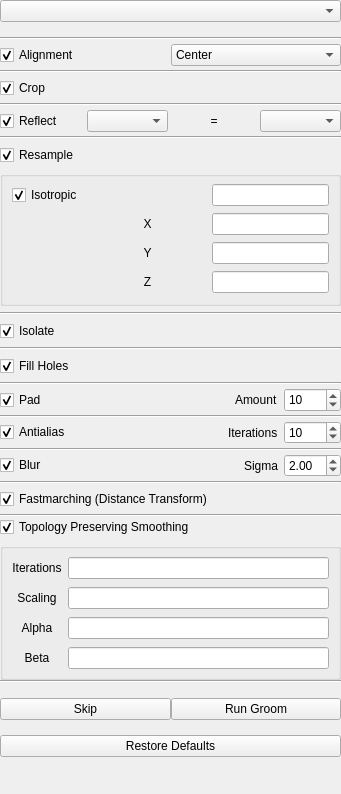
<?xml version="1.0" encoding="UTF-8"?>
<ui version="4.0">
 <class>GroomTool</class>
 <widget class="QWidget" name="GroomTool">
  <property name="geometry">
   <rect>
    <x>0</x>
    <y>0</y>
    <width>341</width>
    <height>794</height>
   </rect>
  </property>
  <property name="windowTitle">
   <string>Form</string>
  </property>
  <property name="styleSheet">
   <string notr="true">
/*
QWidget{
background: rgb(255, 255, 127)
}
*/
</string>
  </property>
  <layout class="QVBoxLayout" name="verticalLayout">
   <property name="spacing">
    <number>15</number>
   </property>
   <property name="leftMargin">
    <number>0</number>
   </property>
   <property name="topMargin">
    <number>0</number>
   </property>
   <property name="rightMargin">
    <number>0</number>
   </property>
   <property name="bottomMargin">
    <number>0</number>
   </property>
   <item>
    <widget class="QComboBox" name="domain_box"/>
   </item>
   <item>
    <widget class="QStackedWidget" name="stacked_widget">
     <property name="currentIndex">
      <number>0</number>
     </property>
     <widget class="QWidget" name="image_page">
      <layout class="QGridLayout" name="gridLayout">
       <property name="leftMargin">
        <number>0</number>
       </property>
       <property name="topMargin">
        <number>0</number>
       </property>
       <property name="rightMargin">
        <number>0</number>
       </property>
       <property name="bottomMargin">
        <number>0</number>
       </property>
       <property name="spacing">
        <number>0</number>
       </property>
       <item row="0" column="0">
        <layout class="QVBoxLayout" name="verticalLayout_2">
         <property name="spacing">
          <number>0</number>
         </property>
         <property name="topMargin">
          <number>0</number>
         </property>
         <property name="bottomMargin">
          <number>0</number>
         </property>
         <item>
          <widget class="Line" name="line_8">
           <property name="orientation">
            <enum>Qt::Horizontal</enum>
           </property>
          </widget>
         </item>
         <item>
          <widget class="QWidget" name="alignment_widget" native="true">
           <property name="minimumSize">
            <size>
             <width>0</width>
             <height>30</height>
            </size>
           </property>
           <layout class="QGridLayout" name="gridLayout_8">
            <property name="leftMargin">
             <number>0</number>
            </property>
            <property name="topMargin">
             <number>0</number>
            </property>
            <property name="rightMargin">
             <number>0</number>
            </property>
            <property name="bottomMargin">
             <number>0</number>
            </property>
            <property name="spacing">
             <number>0</number>
            </property>
            <item row="0" column="1">
             <widget class="QComboBox" name="alignment_box">
              <item>
               <property name="text">
                <string>Center</string>
               </property>
              </item>
              <item>
               <property name="text">
                <string>Iterative Closest Point</string>
               </property>
              </item>
             </widget>
            </item>
            <item row="0" column="0">
             <widget class="QCheckBox" name="alignment_image_checkbox">
              <property name="text">
               <string>Alignment</string>
              </property>
              <property name="checked">
               <bool>true</bool>
              </property>
             </widget>
            </item>
           </layout>
          </widget>
         </item>
         <item>
          <widget class="Line" name="line_6">
           <property name="orientation">
            <enum>Qt::Horizontal</enum>
           </property>
          </widget>
         </item>
         <item>
          <widget class="QWidget" name="crop_widget" native="true">
           <property name="minimumSize">
            <size>
             <width>0</width>
             <height>30</height>
            </size>
           </property>
           <layout class="QGridLayout" name="gridLayout_18">
            <property name="leftMargin">
             <number>0</number>
            </property>
            <property name="topMargin">
             <number>0</number>
            </property>
            <property name="rightMargin">
             <number>0</number>
            </property>
            <property name="bottomMargin">
             <number>0</number>
            </property>
            <item row="0" column="0">
             <widget class="QCheckBox" name="crop_checkbox">
              <property name="text">
               <string>Crop</string>
              </property>
              <property name="checked">
               <bool>true</bool>
              </property>
             </widget>
            </item>
           </layout>
          </widget>
         </item>
         <item>
          <widget class="Line" name="line_14">
           <property name="orientation">
            <enum>Qt::Horizontal</enum>
           </property>
          </widget>
         </item>
         <item>
          <widget class="QWidget" name="reflect_widget" native="true">
           <property name="minimumSize">
            <size>
             <width>0</width>
             <height>30</height>
            </size>
           </property>
           <layout class="QGridLayout" name="gridLayout_20">
            <property name="leftMargin">
             <number>0</number>
            </property>
            <property name="topMargin">
             <number>0</number>
            </property>
            <property name="rightMargin">
             <number>0</number>
            </property>
            <property name="bottomMargin">
             <number>0</number>
            </property>
            <item row="0" column="1">
             <widget class="QComboBox" name="reflect_column"/>
            </item>
            <item row="0" column="0">
             <widget class="QCheckBox" name="reflect_checkbox">
              <property name="text">
               <string>Reflect</string>
              </property>
              <property name="checked">
               <bool>true</bool>
              </property>
             </widget>
            </item>
            <item row="0" column="2">
             <widget class="QLabel" name="reflect_equal">
              <property name="text">
               <string>=</string>
              </property>
              <property name="alignment">
               <set>Qt::AlignCenter</set>
              </property>
             </widget>
            </item>
            <item row="0" column="3">
             <widget class="QComboBox" name="reflect_choice"/>
            </item>
           </layout>
          </widget>
         </item>
         <item>
          <widget class="Line" name="line_16">
           <property name="orientation">
            <enum>Qt::Horizontal</enum>
           </property>
          </widget>
         </item>
         <item>
          <widget class="QWidget" name="resample_widget" native="true">
           <property name="sizePolicy">
            <sizepolicy hsizetype="Preferred" vsizetype="Preferred">
             <horstretch>0</horstretch>
             <verstretch>0</verstretch>
            </sizepolicy>
           </property>
           <layout class="QVBoxLayout" name="verticalLayout_3">
            <property name="spacing">
             <number>6</number>
            </property>
            <property name="leftMargin">
             <number>0</number>
            </property>
            <property name="topMargin">
             <number>6</number>
            </property>
            <property name="rightMargin">
             <number>0</number>
            </property>
            <property name="bottomMargin">
             <number>6</number>
            </property>
            <item>
             <widget class="QCheckBox" name="resample_checkbox">
              <property name="text">
               <string>Resample</string>
              </property>
              <property name="checked">
               <bool>true</bool>
              </property>
             </widget>
            </item>
            <item>
             <widget class="QGroupBox" name="resample_box">
              <property name="minimumSize">
               <size>
                <width>0</width>
                <height>135</height>
               </size>
              </property>
              <property name="font">
               <font>
                <weight>50</weight>
                <bold>false</bold>
               </font>
              </property>
              <property name="title">
               <string/>
              </property>
              <property name="checkable">
               <bool>false</bool>
              </property>
              <layout class="QGridLayout" name="gridLayout_19">
               <property name="topMargin">
                <number>6</number>
               </property>
               <property name="bottomMargin">
                <number>6</number>
               </property>
               <item row="0" column="2">
                <widget class="QLineEdit" name="spacing_iso">
                 <property name="alignment">
                  <set>Qt::AlignCenter</set>
                 </property>
                </widget>
               </item>
               <item row="0" column="0">
                <widget class="QCheckBox" name="isotropic_checkbox">
                 <property name="text">
                  <string>Isotropic</string>
                 </property>
                 <property name="checked">
                  <bool>true</bool>
                 </property>
                </widget>
               </item>
               <item row="2" column="2">
                <widget class="QLineEdit" name="spacing_y">
                 <property name="alignment">
                  <set>Qt::AlignCenter</set>
                 </property>
                </widget>
               </item>
               <item row="1" column="2">
                <widget class="QLineEdit" name="spacing_x">
                 <property name="alignment">
                  <set>Qt::AlignCenter</set>
                 </property>
                </widget>
               </item>
               <item row="3" column="2">
                <widget class="QLineEdit" name="spacing_z">
                 <property name="alignment">
                  <set>Qt::AlignCenter</set>
                 </property>
                </widget>
               </item>
               <item row="0" column="1">
                <spacer name="horizontalSpacer">
                 <property name="orientation">
                  <enum>Qt::Horizontal</enum>
                 </property>
                 <property name="sizeHint" stdset="0">
                  <size>
                   <width>40</width>
                   <height>20</height>
                  </size>
                 </property>
                </spacer>
               </item>
               <item row="1" column="1">
                <widget class="QLabel" name="spacing_label_x">
                 <property name="enabled">
                  <bool>true</bool>
                 </property>
                 <property name="text">
                  <string>X</string>
                 </property>
                 <property name="alignment">
                  <set>Qt::AlignCenter</set>
                 </property>
                </widget>
               </item>
               <item row="2" column="1">
                <widget class="QLabel" name="spacing_label_y">
                 <property name="enabled">
                  <bool>true</bool>
                 </property>
                 <property name="text">
                  <string>Y</string>
                 </property>
                 <property name="alignment">
                  <set>Qt::AlignCenter</set>
                 </property>
                </widget>
               </item>
               <item row="3" column="1">
                <widget class="QLabel" name="spacing_label_z">
                 <property name="enabled">
                  <bool>true</bool>
                 </property>
                 <property name="text">
                  <string>Z</string>
                 </property>
                 <property name="alignment">
                  <set>Qt::AlignCenter</set>
                 </property>
                </widget>
               </item>
              </layout>
             </widget>
            </item>
           </layout>
          </widget>
         </item>
         <item>
          <widget class="Line" name="line_15">
           <property name="orientation">
            <enum>Qt::Horizontal</enum>
           </property>
          </widget>
         </item>
         <item>
          <widget class="QWidget" name="isolate_widget" native="true">
           <layout class="QGridLayout" name="gridLayout_13">
            <property name="leftMargin">
             <number>0</number>
            </property>
            <property name="topMargin">
             <number>6</number>
            </property>
            <property name="rightMargin">
             <number>0</number>
            </property>
            <property name="bottomMargin">
             <number>6</number>
            </property>
            <property name="spacing">
             <number>0</number>
            </property>
            <item row="2" column="0">
             <widget class="QCheckBox" name="isolate_checkbox">
              <property name="sizePolicy">
               <sizepolicy hsizetype="Minimum" vsizetype="Preferred">
                <horstretch>0</horstretch>
                <verstretch>0</verstretch>
               </sizepolicy>
              </property>
              <property name="text">
               <string>Isolate</string>
              </property>
              <property name="checked">
               <bool>true</bool>
              </property>
             </widget>
            </item>
           </layout>
          </widget>
         </item>
         <item>
          <widget class="Line" name="line_5">
           <property name="orientation">
            <enum>Qt::Horizontal</enum>
           </property>
          </widget>
         </item>
         <item>
          <widget class="QWidget" name="fill_holes_widget" native="true">
           <layout class="QGridLayout" name="gridLayout_12" rowstretch="0,0,0,0,0" rowminimumheight="0,0,0,0,0">
            <property name="leftMargin">
             <number>0</number>
            </property>
            <property name="topMargin">
             <number>6</number>
            </property>
            <property name="rightMargin">
             <number>0</number>
            </property>
            <property name="bottomMargin">
             <number>6</number>
            </property>
            <property name="spacing">
             <number>0</number>
            </property>
            <item row="4" column="0">
             <widget class="QCheckBox" name="fill_holes_checkbox">
              <property name="sizePolicy">
               <sizepolicy hsizetype="Minimum" vsizetype="Preferred">
                <horstretch>0</horstretch>
                <verstretch>0</verstretch>
               </sizepolicy>
              </property>
              <property name="text">
               <string>Fill Holes</string>
              </property>
              <property name="checked">
               <bool>true</bool>
              </property>
             </widget>
            </item>
           </layout>
          </widget>
         </item>
         <item>
          <widget class="Line" name="line">
           <property name="orientation">
            <enum>Qt::Horizontal</enum>
           </property>
          </widget>
         </item>
         <item>
          <widget class="QWidget" name="pad_widget" native="true">
           <property name="sizePolicy">
            <sizepolicy hsizetype="Preferred" vsizetype="Fixed">
             <horstretch>0</horstretch>
             <verstretch>0</verstretch>
            </sizepolicy>
           </property>
           <property name="minimumSize">
            <size>
             <width>0</width>
             <height>30</height>
            </size>
           </property>
           <layout class="QGridLayout" name="gridLayout_7">
            <property name="leftMargin">
             <number>0</number>
            </property>
            <property name="topMargin">
             <number>0</number>
            </property>
            <property name="rightMargin">
             <number>0</number>
            </property>
            <property name="bottomMargin">
             <number>0</number>
            </property>
            <property name="spacing">
             <number>6</number>
            </property>
            <item row="0" column="3">
             <widget class="QLabel" name="pad_amount_label">
              <property name="enabled">
               <bool>true</bool>
              </property>
              <property name="text">
               <string>Amount</string>
              </property>
             </widget>
            </item>
            <item row="0" column="5">
             <widget class="QSpinBox" name="padding_amount">
              <property name="minimumSize">
               <size>
                <width>57</width>
                <height>24</height>
               </size>
              </property>
              <property name="maximum">
               <number>500</number>
              </property>
              <property name="value">
               <number>10</number>
              </property>
             </widget>
            </item>
            <item row="0" column="0">
             <widget class="QCheckBox" name="autopad_checkbox">
              <property name="text">
               <string>Pad</string>
              </property>
              <property name="checked">
               <bool>true</bool>
              </property>
             </widget>
            </item>
            <item row="0" column="1">
             <spacer name="horizontalSpacer_3">
              <property name="orientation">
               <enum>Qt::Horizontal</enum>
              </property>
              <property name="sizeHint" stdset="0">
               <size>
                <width>165</width>
                <height>20</height>
               </size>
              </property>
             </spacer>
            </item>
           </layout>
          </widget>
         </item>
         <item>
          <widget class="Line" name="line_2">
           <property name="orientation">
            <enum>Qt::Horizontal</enum>
           </property>
          </widget>
         </item>
         <item>
          <widget class="QWidget" name="antialias_widget" native="true">
           <property name="minimumSize">
            <size>
             <width>0</width>
             <height>30</height>
            </size>
           </property>
           <layout class="QGridLayout" name="gridLayout_9">
            <property name="leftMargin">
             <number>0</number>
            </property>
            <property name="topMargin">
             <number>0</number>
            </property>
            <property name="rightMargin">
             <number>0</number>
            </property>
            <property name="bottomMargin">
             <number>0</number>
            </property>
            <item row="0" column="3">
             <widget class="QSpinBox" name="antialias_iterations">
              <property name="minimumSize">
               <size>
                <width>57</width>
                <height>0</height>
               </size>
              </property>
              <property name="maximum">
               <number>5000</number>
              </property>
              <property name="value">
               <number>10</number>
              </property>
             </widget>
            </item>
            <item row="0" column="1">
             <spacer name="horizontalSpacer_6">
              <property name="orientation">
               <enum>Qt::Horizontal</enum>
              </property>
              <property name="sizeHint" stdset="0">
               <size>
                <width>111</width>
                <height>20</height>
               </size>
              </property>
             </spacer>
            </item>
            <item row="0" column="0">
             <widget class="QCheckBox" name="antialias_checkbox">
              <property name="text">
               <string>Antialias</string>
              </property>
              <property name="checked">
               <bool>true</bool>
              </property>
             </widget>
            </item>
            <item row="0" column="2">
             <widget class="QLabel" name="antialias_iterations_label">
              <property name="text">
               <string>Iterations</string>
              </property>
             </widget>
            </item>
           </layout>
          </widget>
         </item>
         <item>
          <widget class="Line" name="line_3">
           <property name="orientation">
            <enum>Qt::Horizontal</enum>
           </property>
          </widget>
         </item>
         <item>
          <widget class="QWidget" name="blur_widget" native="true">
           <property name="minimumSize">
            <size>
             <width>0</width>
             <height>30</height>
            </size>
           </property>
           <layout class="QGridLayout" name="gridLayout_11">
            <property name="leftMargin">
             <number>0</number>
            </property>
            <property name="topMargin">
             <number>0</number>
            </property>
            <property name="rightMargin">
             <number>0</number>
            </property>
            <property name="bottomMargin">
             <number>0</number>
            </property>
            <item row="0" column="2">
             <widget class="QLabel" name="blur_sigma_label">
              <property name="text">
               <string>Sigma</string>
              </property>
             </widget>
            </item>
            <item row="0" column="1">
             <spacer name="horizontalSpacer_8">
              <property name="orientation">
               <enum>Qt::Horizontal</enum>
              </property>
              <property name="sizeHint" stdset="0">
               <size>
                <width>111</width>
                <height>20</height>
               </size>
              </property>
             </spacer>
            </item>
            <item row="0" column="0">
             <widget class="QCheckBox" name="blur_checkbox">
              <property name="text">
               <string>Blur</string>
              </property>
              <property name="checked">
               <bool>true</bool>
              </property>
             </widget>
            </item>
            <item row="0" column="3">
             <widget class="QDoubleSpinBox" name="blur_sigma">
              <property name="minimumSize">
               <size>
                <width>57</width>
                <height>0</height>
               </size>
              </property>
              <property name="value">
               <double>2.000000000000000</double>
              </property>
             </widget>
            </item>
           </layout>
          </widget>
         </item>
         <item>
          <widget class="Line" name="line_4">
           <property name="orientation">
            <enum>Qt::Horizontal</enum>
           </property>
          </widget>
         </item>
         <item>
          <widget class="QWidget" name="fastmarching_widget" native="true">
           <property name="minimumSize">
            <size>
             <width>0</width>
             <height>30</height>
            </size>
           </property>
           <layout class="QGridLayout" name="gridLayout_14">
            <property name="leftMargin">
             <number>0</number>
            </property>
            <property name="topMargin">
             <number>0</number>
            </property>
            <property name="rightMargin">
             <number>0</number>
            </property>
            <property name="bottomMargin">
             <number>0</number>
            </property>
            <item row="0" column="0">
             <widget class="QCheckBox" name="fastmarching_checkbox">
              <property name="minimumSize">
               <size>
                <width>0</width>
                <height>24</height>
               </size>
              </property>
              <property name="text">
               <string>Fastmarching (Distance Transform)</string>
              </property>
              <property name="checked">
               <bool>true</bool>
              </property>
             </widget>
            </item>
           </layout>
          </widget>
         </item>
         <item>
          <widget class="Line" name="line_27">
           <property name="orientation">
            <enum>Qt::Horizontal</enum>
           </property>
          </widget>
         </item>
         <item>
          <widget class="QWidget" name="tp_widget" native="true">
           <property name="minimumSize">
            <size>
             <width>0</width>
             <height>163</height>
            </size>
           </property>
           <layout class="QGridLayout" name="gridLayout_21">
            <property name="leftMargin">
             <number>0</number>
            </property>
            <property name="topMargin">
             <number>0</number>
            </property>
            <property name="rightMargin">
             <number>0</number>
            </property>
            <property name="bottomMargin">
             <number>0</number>
            </property>
            <item row="1" column="0" rowspan="2" colspan="6">
             <widget class="QGroupBox" name="tp_box">
              <property name="minimumSize">
               <size>
                <width>0</width>
                <height>135</height>
               </size>
              </property>
              <property name="font">
               <font>
                <weight>50</weight>
                <bold>false</bold>
               </font>
              </property>
              <property name="title">
               <string/>
              </property>
              <property name="checkable">
               <bool>false</bool>
              </property>
              <layout class="QGridLayout" name="gridLayout_22">
               <property name="topMargin">
                <number>6</number>
               </property>
               <property name="bottomMargin">
                <number>6</number>
               </property>
               <item row="1" column="1">
                <widget class="QLineEdit" name="tp_scaling">
                 <property name="alignment">
                  <set>Qt::AlignCenter</set>
                 </property>
                </widget>
               </item>
               <item row="3" column="0">
                <widget class="QLabel" name="tp_beta_label">
                 <property name="enabled">
                  <bool>true</bool>
                 </property>
                 <property name="text">
                  <string>Beta</string>
                 </property>
                 <property name="alignment">
                  <set>Qt::AlignCenter</set>
                 </property>
                </widget>
               </item>
               <item row="3" column="1">
                <widget class="QLineEdit" name="tp_beta">
                 <property name="alignment">
                  <set>Qt::AlignCenter</set>
                 </property>
                </widget>
               </item>
               <item row="1" column="0">
                <widget class="QLabel" name="tp_scaling_label">
                 <property name="enabled">
                  <bool>true</bool>
                 </property>
                 <property name="text">
                  <string>Scaling</string>
                 </property>
                 <property name="alignment">
                  <set>Qt::AlignCenter</set>
                 </property>
                </widget>
               </item>
               <item row="0" column="1">
                <widget class="QLineEdit" name="tp_iterations">
                 <property name="alignment">
                  <set>Qt::AlignCenter</set>
                 </property>
                </widget>
               </item>
               <item row="2" column="1">
                <widget class="QLineEdit" name="tp_alpha">
                 <property name="alignment">
                  <set>Qt::AlignCenter</set>
                 </property>
                </widget>
               </item>
               <item row="2" column="0">
                <widget class="QLabel" name="tp_alpha_label">
                 <property name="enabled">
                  <bool>true</bool>
                 </property>
                 <property name="text">
                  <string>Alpha</string>
                 </property>
                 <property name="alignment">
                  <set>Qt::AlignCenter</set>
                 </property>
                </widget>
               </item>
               <item row="0" column="0">
                <widget class="QLabel" name="tp_label_iterations">
                 <property name="enabled">
                  <bool>true</bool>
                 </property>
                 <property name="text">
                  <string>Iterations</string>
                 </property>
                 <property name="alignment">
                  <set>Qt::AlignCenter</set>
                 </property>
                </widget>
               </item>
              </layout>
             </widget>
            </item>
            <item row="0" column="0">
             <widget class="QCheckBox" name="tp_checkbox">
              <property name="text">
               <string>Topology Preserving Smoothing</string>
              </property>
              <property name="checked">
               <bool>true</bool>
              </property>
             </widget>
            </item>
           </layout>
          </widget>
         </item>
         <item>
          <widget class="Line" name="line_7">
           <property name="orientation">
            <enum>Qt::Horizontal</enum>
           </property>
          </widget>
         </item>
        </layout>
       </item>
      </layout>
     </widget>
     <widget class="QWidget" name="mesh_page">
      <layout class="QGridLayout" name="gridLayout_2">
       <property name="leftMargin">
        <number>0</number>
       </property>
       <property name="topMargin">
        <number>0</number>
       </property>
       <property name="rightMargin">
        <number>0</number>
       </property>
       <property name="bottomMargin">
        <number>0</number>
       </property>
       <property name="horizontalSpacing">
        <number>0</number>
       </property>
       <property name="verticalSpacing">
        <number>3</number>
       </property>
       <item row="5" column="0">
        <widget class="QWidget" name="smooth_mesh_widget" native="true">
         <layout class="QGridLayout" name="gridLayout_10">
          <property name="leftMargin">
           <number>0</number>
          </property>
          <property name="topMargin">
           <number>0</number>
          </property>
          <property name="rightMargin">
           <number>0</number>
          </property>
          <property name="bottomMargin">
           <number>3</number>
          </property>
          <property name="spacing">
           <number>6</number>
          </property>
          <item row="0" column="0">
           <widget class="QCheckBox" name="mesh_smooth">
            <property name="text">
             <string>Smooth</string>
            </property>
            <property name="checked">
             <bool>true</bool>
            </property>
           </widget>
          </item>
          <item row="1" column="0">
           <widget class="QGroupBox" name="mesh_smooth_box">
            <property name="font">
             <font>
              <weight>50</weight>
              <bold>false</bold>
             </font>
            </property>
            <property name="title">
             <string/>
            </property>
            <property name="checkable">
             <bool>false</bool>
            </property>
            <layout class="QGridLayout" name="gridLayout_3">
             <property name="topMargin">
              <number>6</number>
             </property>
             <property name="bottomMargin">
              <number>6</number>
             </property>
             <item row="0" column="1">
              <widget class="QComboBox" name="mesh_smooth_method">
               <item>
                <property name="text">
                 <string>WindowedSinc</string>
                </property>
               </item>
               <item>
                <property name="text">
                 <string>Laplacian</string>
                </property>
               </item>
              </widget>
             </item>
             <item row="0" column="0">
              <widget class="QLabel" name="label">
               <property name="text">
                <string>Type</string>
               </property>
              </widget>
             </item>
             <item row="1" column="0" colspan="2">
              <widget class="QStackedWidget" name="mesh_smooth_stack">
               <property name="currentIndex">
                <number>1</number>
               </property>
               <widget class="QWidget" name="page">
                <layout class="QGridLayout" name="gridLayout_4">
                 <item row="0" column="0">
                  <widget class="QLabel" name="label_2">
                   <property name="text">
                    <string>Iterations</string>
                   </property>
                  </widget>
                 </item>
                 <item row="1" column="0">
                  <widget class="QLabel" name="label_6">
                   <property name="text">
                    <string>Pass Band</string>
                   </property>
                  </widget>
                 </item>
                 <item row="0" column="1">
                  <widget class="QLineEdit" name="sinc_iterations">
                   <property name="alignment">
                    <set>Qt::AlignCenter</set>
                   </property>
                  </widget>
                 </item>
                 <item row="1" column="1">
                  <widget class="QLineEdit" name="sinc_passband">
                   <property name="alignment">
                    <set>Qt::AlignCenter</set>
                   </property>
                  </widget>
                 </item>
                </layout>
               </widget>
               <widget class="QWidget" name="page_2">
                <layout class="QGridLayout" name="gridLayout_5">
                 <item row="0" column="0">
                  <widget class="QLabel" name="label_7">
                   <property name="text">
                    <string>Iterations</string>
                   </property>
                  </widget>
                 </item>
                 <item row="0" column="1">
                  <widget class="QLineEdit" name="laplacian_iterations">
                   <property name="text">
                    <string/>
                   </property>
                   <property name="alignment">
                    <set>Qt::AlignCenter</set>
                   </property>
                  </widget>
                 </item>
                 <item row="1" column="0">
                  <widget class="QLabel" name="label_8">
                   <property name="text">
                    <string>Relaxation</string>
                   </property>
                  </widget>
                 </item>
                 <item row="1" column="1">
                  <widget class="QLineEdit" name="laplacian_relaxation">
                   <property name="text">
                    <string/>
                   </property>
                   <property name="alignment">
                    <set>Qt::AlignCenter</set>
                   </property>
                  </widget>
                 </item>
                </layout>
               </widget>
              </widget>
             </item>
            </layout>
           </widget>
          </item>
         </layout>
        </widget>
       </item>
       <item row="0" column="0">
        <widget class="Line" name="line_9">
         <property name="orientation">
          <enum>Qt::Horizontal</enum>
         </property>
        </widget>
       </item>
       <item row="3" column="0">
        <widget class="QWidget" name="fill_holes_mesh_widget" native="true">
         <layout class="QGridLayout" name="gridLayout_6">
          <property name="leftMargin">
           <number>0</number>
          </property>
          <property name="topMargin">
           <number>0</number>
          </property>
          <property name="rightMargin">
           <number>0</number>
          </property>
          <property name="bottomMargin">
           <number>0</number>
          </property>
          <property name="spacing">
           <number>0</number>
          </property>
          <item row="1" column="0">
           <widget class="QCheckBox" name="mesh_fill_holes">
            <property name="text">
             <string>Fill Holes</string>
            </property>
            <property name="checked">
             <bool>true</bool>
            </property>
           </widget>
          </item>
         </layout>
        </widget>
       </item>
       <item row="4" column="0">
        <widget class="Line" name="line_10">
         <property name="orientation">
          <enum>Qt::Horizontal</enum>
         </property>
        </widget>
       </item>
       <item row="8" column="0">
        <spacer name="verticalSpacer_2">
         <property name="orientation">
          <enum>Qt::Vertical</enum>
         </property>
         <property name="sizeHint" stdset="0">
          <size>
           <width>20</width>
           <height>40</height>
          </size>
         </property>
        </spacer>
       </item>
       <item row="1" column="0">
        <widget class="QWidget" name="alignment_mesh_widget" native="true">
         <property name="minimumSize">
          <size>
           <width>0</width>
           <height>15</height>
          </size>
         </property>
         <layout class="QGridLayout" name="gridLayout_15">
          <property name="leftMargin">
           <number>0</number>
          </property>
          <property name="topMargin">
           <number>0</number>
          </property>
          <property name="rightMargin">
           <number>0</number>
          </property>
          <property name="bottomMargin">
           <number>0</number>
          </property>
          <property name="spacing">
           <number>0</number>
          </property>
          <item row="0" column="1">
           <widget class="QComboBox" name="alignment_mesh_box">
            <item>
             <property name="text">
              <string>Center</string>
             </property>
            </item>
            <item>
             <property name="text">
              <string>Iterative Closest Point</string>
             </property>
            </item>
           </widget>
          </item>
          <item row="0" column="0">
           <widget class="QCheckBox" name="alignment_mesh_checkbox">
            <property name="text">
             <string>Alignment</string>
            </property>
            <property name="checked">
             <bool>true</bool>
            </property>
           </widget>
          </item>
         </layout>
        </widget>
       </item>
       <item row="6" column="0">
        <widget class="Line" name="line_11">
         <property name="orientation">
          <enum>Qt::Horizontal</enum>
         </property>
        </widget>
       </item>
       <item row="2" column="0">
        <widget class="Line" name="line_12">
         <property name="orientation">
          <enum>Qt::Horizontal</enum>
         </property>
        </widget>
       </item>
      </layout>
     </widget>
    </widget>
   </item>
   <item>
    <layout class="QHBoxLayout" name="horizontalLayout_3">
     <property name="spacing">
      <number>0</number>
     </property>
     <item>
      <widget class="QPushButton" name="skip_button">
       <property name="text">
        <string>Skip</string>
       </property>
      </widget>
     </item>
     <item>
      <widget class="QPushButton" name="run_groom_button">
       <property name="text">
        <string>Run Groom</string>
       </property>
      </widget>
     </item>
    </layout>
   </item>
   <item>
    <widget class="QPushButton" name="restore_defaults">
     <property name="text">
      <string>Restore Defaults</string>
     </property>
    </widget>
   </item>
   <item>
    <spacer name="verticalSpacer">
     <property name="orientation">
      <enum>Qt::Vertical</enum>
     </property>
     <property name="sizeHint" stdset="0">
      <size>
       <width>20</width>
       <height>40</height>
      </size>
     </property>
    </spacer>
   </item>
  </layout>
 </widget>
 <tabstops>
  <tabstop>domain_box</tabstop>
  <tabstop>alignment_image_checkbox</tabstop>
  <tabstop>alignment_box</tabstop>
  <tabstop>crop_checkbox</tabstop>
  <tabstop>reflect_checkbox</tabstop>
  <tabstop>reflect_column</tabstop>
  <tabstop>reflect_choice</tabstop>
  <tabstop>resample_checkbox</tabstop>
  <tabstop>isotropic_checkbox</tabstop>
  <tabstop>spacing_iso</tabstop>
  <tabstop>spacing_x</tabstop>
  <tabstop>spacing_y</tabstop>
  <tabstop>spacing_z</tabstop>
  <tabstop>isolate_checkbox</tabstop>
  <tabstop>fill_holes_checkbox</tabstop>
  <tabstop>autopad_checkbox</tabstop>
  <tabstop>padding_amount</tabstop>
  <tabstop>antialias_checkbox</tabstop>
  <tabstop>antialias_iterations</tabstop>
  <tabstop>blur_checkbox</tabstop>
  <tabstop>blur_sigma</tabstop>
  <tabstop>fastmarching_checkbox</tabstop>
  <tabstop>tp_checkbox</tabstop>
  <tabstop>tp_iterations</tabstop>
  <tabstop>tp_scaling</tabstop>
  <tabstop>tp_alpha</tabstop>
  <tabstop>tp_beta</tabstop>
  <tabstop>alignment_mesh_checkbox</tabstop>
  <tabstop>alignment_mesh_box</tabstop>
  <tabstop>mesh_fill_holes</tabstop>
  <tabstop>mesh_smooth</tabstop>
  <tabstop>mesh_smooth_method</tabstop>
  <tabstop>sinc_iterations</tabstop>
  <tabstop>sinc_passband</tabstop>
  <tabstop>laplacian_iterations</tabstop>
  <tabstop>laplacian_relaxation</tabstop>
  <tabstop>skip_button</tabstop>
  <tabstop>run_groom_button</tabstop>
  <tabstop>restore_defaults</tabstop>
 </tabstops>
 <resources/>
 <connections/>
</ui>
